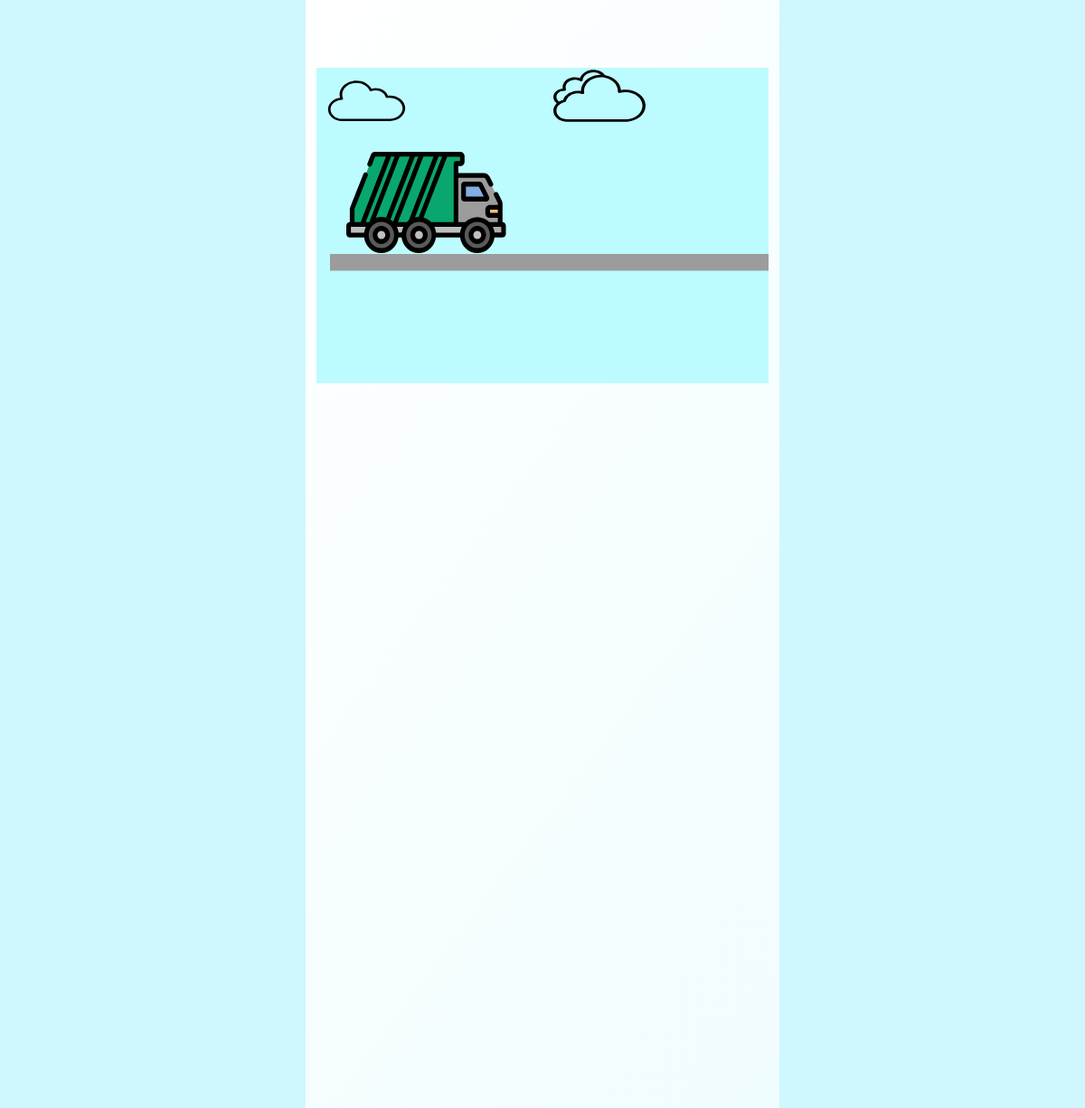
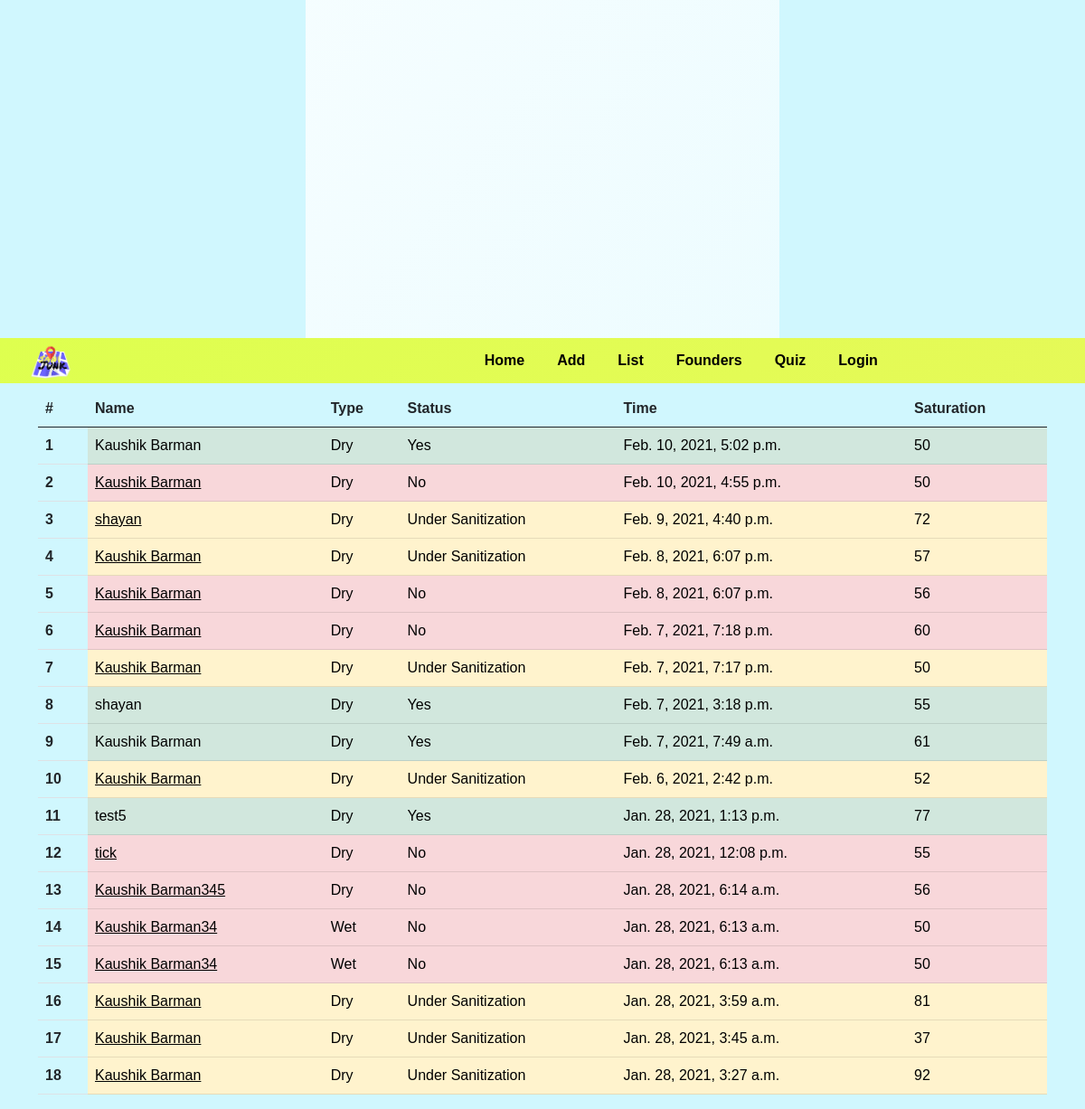
Page /list on the committed database (2 pictures, top to bottom).
### feed/models.py (models this page shows, shortened)
class Locations(models.Model):
    name = models.CharField(max_length=200)
    locator_user = models.ForeignKey(User,on_delete=models.CASCADE)
    locator_mail = models.CharField(max_length=200)
    sanitized = models .CharField(max_length=200, default="No")
    sanitizer_mail = models.CharField(max_length=200, blank = True, null=True)
    garbageType = models.CharField(max_length=50)
    coordinates_lat = models.CharField(max_length=200)
    coordinates_lng =models.CharField(max_length=200)
    saturation = models.CharField(max_length = 200)
    time = models.DateTimeField(auto_now_add=True)

### feed/views.py (the view)
# urls.py: path('list', views.list,name='list'),
def list(request):
    locations = Locations.objects.all().order_by("-time")
    context={
        "locations":locations
    }
    return render (request,'list_.html', context)

### templates/list_.html (shortened to what this page needs)
{% load static %}
<!DOCTYPE html>
<html lang="en">
<head>
    <link href="https://cdn.jsdelivr.net/npm/bootstrap@5.0.0-beta1/dist/css/bootstrap.min.css" rel="stylesheet">
    <link rel="stylesheet" href="{% static 'style_f.css' %}">
  </head>
<body>
  <div style="width: fit-content;
  height: 200vh;"  class="container-fluid loader">
</div>
<section id="nav-bar">
  <nav class="navbar navbar-expand-lg navbar-light bg-light">
    <div class="container-fluid">
      <a class="navbar-brand" href="#"><img src="{% static 'SanijunkFunky.png' %}" alt=""></a>
      <div class="collapse navbar-collapse" id="navbarSupportedContent">
        <ul style="margin-left: 35vw;" class="navbar-nav me-auto mb-2 mb-lg-0">
          <li class="nav-item">
            <a class="nav-link active" aria-current="page" href="{% url 'home' %}">Home</a>
          </li>
          <li class="nav-item">
            <a class="nav-link" href="{% url 'add_location' %}">Add</a>
          </li>
          <li class="nav-item">
            <a class="nav-link" href="{% url 'list' %}">List</a>
          </li>
          <li class="nav-item">
            <a class="nav-link" href="{% url 'founders' %}">Founders</a>
          </li>
          <li class="nav-item">
            <a class="nav-link" href="{% url 'quiz' %}">Quiz</a>
          </li>
          {% if request.user.is_authenticated  %}
          <li class="nav-item">
            <a style="opacity: .5;" class="nav-link" href="#">{{request.user.username}}</a>
          </li>
          <li class="nav-item">
            <a class="nav-link " href="{% url 'logout' %}" tabindex="-1" aria-disabled="true">Logout</a>
          </li>
          {% else %}
          <li class="nav-item">
            <a class="nav-link"  href="{% url 'signup_home' %}" tabindex="-1" aria-disabled="true">Login</a>
          </li>
          {% endif %}
        </ul>
      </div>
    </div>
  </nav>
  </section>
    <div class="container mt-2">
        <div class="table-responsive">
        <table class="table">
            <thead>
              <tr>
                <th scope="col">#</th>
                <th scope="col">Name</th>
                <th scope="col">Type</th>
                <th scope="col">Status</th>
                <th scope="col">Time</th>
                <th scope="col">Saturation</th>
              </tr>
            </thead>
            <tbody>
                {% for location in locations %}
                {% if location.sanitized == "Yes" %}
              <tr>
                <th scope="row">{{forloop.counter}}</th>
                <td class="table-success">{{location.name}}</td>
                <td class="table-success">{{location.garbageType}}</td>
                <td class="table-success">{{location.sanitized}}</td>
                <td class="table-success">{{location.time}}</td>
                <td class="table-success">{{location.saturation}}</td>
              </tr>
              {% endif %}
              {% if location.sanitized == "No" %}
              <tr>
                <th scope="row">{{forloop.counter}}</th>
                <td class="table-danger"><a href="{% url 'details' location.pk %}">{{location.name}}</a></td>
                <td class="table-danger">{{location.garbageType}}</td>
                <td class="table-danger">{{location.sanitized}}</td>
                <td class="table-danger">{{location.time}}</td>
                <td class="table-danger">{{location.saturation}}</td>
              </tr>
              {% endif %}
              {% if location.sanitized == "Under Sanitization" %}
              <tr>
                <th scope="row">{{forloop.counter}}</th>
                <td class="table-warning"><a href="{% url 'details' location.pk %}">{{location.name}}</a></td>
                <td class="table-warning">{{location.garbageType}}</td>
                <td class="table-warning">{{location.sanitized}}</td>
                <td class="table-warning">{{location.time}}</td>
                <td class="table-warning">{{location.saturation}}</td>
              </tr>
              {% endif %}
              {% endfor %}
            </tbody>
          </table>
        </div>
    </div>
</body>
</html>

### static/style_f.css (style rules this page uses)
* { margin: 0; padding: 0; }
a { color:black; }
body { font-family:sans-serif ; }
#nav-bar { position: sticky; top: 0; z-index: 10; }
.navbar { padding: 0 !important; }
.navbar { background: linear-gradient(318deg, #fbe872, #deff4f); background-size: 400% 400%; -webkit-animation: AnimationName 3s ease infinite; -moz-animation: AnimationName 3s ease infinite; animation: AnimationName 3s ease infinite; }
.navbar-brand img { height: 40px; padding-left: 20px; }
.navbar-nav li { padding:0 10px; }
.navbar-nav li a { color:#fff !important; font-weight:600; float: right; text-align: left; }
.navbar-nav li a { color: black !important; font-weight: 600; float: right; text-align: left; }

### templates/list_.html (style rules this page uses)
body { background: #d0f7fe; }
.loader { background: linear-gradient(307deg, #b6f3fe, #ffffff); background-size: 400% 400%; -webkit-animation: AnimationName 3s ease infinite; -moz-animation: AnimationName 3s ease infinite; animation: AnimationName 3s ease infinite; }

### rows in the picture
Locations: name "Kaushik Barman", garbageType "Dry", sanitized "Yes", time "Feb. 10, 2021, 5:02 p.m.", saturation "50"
Locations: name "Kaushik Barman", garbageType "Dry", sanitized "No", time "Feb. 10, 2021, 4:55 p.m.", saturation "50"
Locations: name "shayan", garbageType "Dry", sanitized "Under Sanitization", time "Feb. 9, 2021, 4:40 p.m.", saturation "72"
Locations: name "Kaushik Barman", garbageType "Dry", sanitized "Under Sanitization", time "Feb. 8, 2021, 6:07 p.m.", saturation "57"
Locations: name "Kaushik Barman", garbageType "Dry", sanitized "No", time "Feb. 8, 2021, 6:07 p.m.", saturation "56"
Locations: name "Kaushik Barman", garbageType "Dry", sanitized "No", time "Feb. 7, 2021, 7:18 p.m.", saturation "60"
Locations: name "Kaushik Barman", garbageType "Dry", sanitized "Under Sanitization", time "Feb. 7, 2021, 7:17 p.m.", saturation "50"
Locations: name "shayan", garbageType "Dry", sanitized "Yes", time "Feb. 7, 2021, 3:18 p.m.", saturation "55"
Locations: name "Kaushik Barman", garbageType "Dry", sanitized "Yes", time "Feb. 7, 2021, 7:49 a.m.", saturation "61"
Locations: name "Kaushik Barman", garbageType "Dry", sanitized "Under Sanitization", time "Feb. 6, 2021, 2:42 p.m.", saturation "52"
Locations: name "test5", garbageType "Dry", sanitized "Yes", time "Jan. 28, 2021, 1:13 p.m.", saturation "77"
Locations: name "tick", garbageType "Dry", sanitized "No", time "Jan. 28, 2021, 12:08 p.m.", saturation "55"
Locations: name "Kaushik Barman345", garbageType "Dry", sanitized "No", time "Jan. 28, 2021, 6:14 a.m.", saturation "56"
Locations: name "Kaushik Barman34", garbageType "Wet", sanitized "No", time "Jan. 28, 2021, 6:13 a.m.", saturation "50"
Locations: name "Kaushik Barman34", garbageType "Wet", sanitized "No", time "Jan. 28, 2021, 6:13 a.m.", saturation "50"
Locations: name "Kaushik Barman", garbageType "Dry", sanitized "Under Sanitization", time "Jan. 28, 2021, 3:59 a.m.", saturation "81"
Locations: name "Kaushik Barman", garbageType "Dry", sanitized "Under Sanitization", time "Jan. 28, 2021, 3:45 a.m.", saturation "37"
Locations: name "Kaushik Barman", garbageType "Dry", sanitized "Under Sanitization", time "Jan. 28, 2021, 3:27 a.m.", saturation "92"
